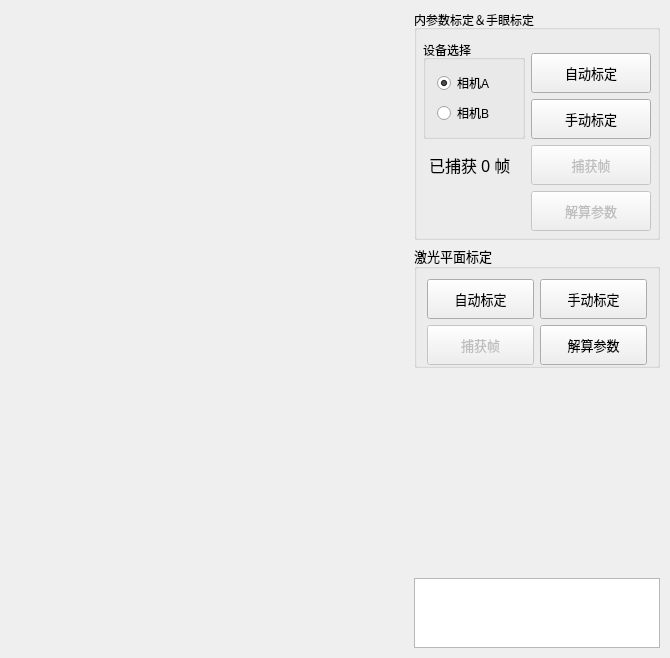
<?xml version="1.0" encoding="UTF-8"?>
<ui version="4.0">
 <class>CalibrationDialog</class>
 <widget class="QWidget" name="CalibrationDialog">
  <property name="geometry">
   <rect>
    <x>0</x>
    <y>0</y>
    <width>670</width>
    <height>633</height>
   </rect>
  </property>
  <property name="sizePolicy">
   <sizepolicy hsizetype="Expanding" vsizetype="Expanding">
    <horstretch>1</horstretch>
    <verstretch>1</verstretch>
   </sizepolicy>
  </property>
  <property name="windowTitle">
   <string>系统标定</string>
  </property>
  <layout class="QHBoxLayout" name="horizontalLayout_2" stretch="1,0">
   <property name="spacing">
    <number>4</number>
   </property>
   <property name="leftMargin">
    <number>10</number>
   </property>
   <property name="topMargin">
    <number>10</number>
   </property>
   <property name="rightMargin">
    <number>10</number>
   </property>
   <property name="bottomMargin">
    <number>10</number>
   </property>
   <item>
    <widget class="Viewer2D" name="viewer1" native="true">
     <property name="minimumSize">
      <size>
       <width>400</width>
       <height>0</height>
      </size>
     </property>
    </widget>
   </item>
   <item>
    <layout class="QVBoxLayout" name="verticalLayout" stretch="0,0,0,1">
     <property name="spacing">
      <number>5</number>
     </property>
     <item>
      <widget class="QGroupBox" name="groupBox1">
       <property name="title">
        <string>内参数标定＆手眼标定</string>
       </property>
       <layout class="QGridLayout" name="gridLayout_2" columnstretch="1,0" columnminimumwidth="0,120">
        <property name="leftMargin">
         <number>6</number>
        </property>
        <property name="topMargin">
         <number>10</number>
        </property>
        <property name="rightMargin">
         <number>6</number>
        </property>
        <property name="bottomMargin">
         <number>6</number>
        </property>
        <property name="spacing">
         <number>6</number>
        </property>
        <item row="1" column="1">
         <widget class="QPushButton" name="button1Auto">
          <property name="sizePolicy">
           <sizepolicy hsizetype="Preferred" vsizetype="Preferred">
            <horstretch>0</horstretch>
            <verstretch>0</verstretch>
           </sizepolicy>
          </property>
          <property name="minimumSize">
           <size>
            <width>0</width>
            <height>40</height>
           </size>
          </property>
          <property name="font">
           <font>
            <family>宋体</family>
            <pointsize>10</pointsize>
           </font>
          </property>
          <property name="text">
           <string>自动标定</string>
          </property>
          <property name="checkable">
           <bool>true</bool>
          </property>
         </widget>
        </item>
        <item row="2" column="1">
         <widget class="QPushButton" name="button1Start">
          <property name="sizePolicy">
           <sizepolicy hsizetype="Preferred" vsizetype="Preferred">
            <horstretch>0</horstretch>
            <verstretch>0</verstretch>
           </sizepolicy>
          </property>
          <property name="minimumSize">
           <size>
            <width>0</width>
            <height>40</height>
           </size>
          </property>
          <property name="font">
           <font>
            <family>宋体</family>
            <pointsize>10</pointsize>
           </font>
          </property>
          <property name="text">
           <string>手动标定</string>
          </property>
         </widget>
        </item>
        <item row="4" column="1">
         <widget class="QPushButton" name="button1Solve">
          <property name="enabled">
           <bool>false</bool>
          </property>
          <property name="sizePolicy">
           <sizepolicy hsizetype="Preferred" vsizetype="Preferred">
            <horstretch>0</horstretch>
            <verstretch>0</verstretch>
           </sizepolicy>
          </property>
          <property name="minimumSize">
           <size>
            <width>0</width>
            <height>40</height>
           </size>
          </property>
          <property name="font">
           <font>
            <family>宋体</family>
            <pointsize>10</pointsize>
           </font>
          </property>
          <property name="text">
           <string>解算参数</string>
          </property>
         </widget>
        </item>
        <item row="0" column="0" rowspan="3">
         <widget class="QGroupBox" name="groupBox">
          <property name="title">
           <string>设备选择</string>
          </property>
          <layout class="QVBoxLayout" name="verticalLayout_2">
           <item>
            <widget class="QRadioButton" name="radioButton1">
             <property name="text">
              <string>相机A</string>
             </property>
             <property name="checked">
              <bool>true</bool>
             </property>
            </widget>
           </item>
           <item>
            <widget class="QRadioButton" name="radioButton2">
             <property name="text">
              <string>相机B</string>
             </property>
            </widget>
           </item>
          </layout>
         </widget>
        </item>
        <item row="3" column="1">
         <widget class="QPushButton" name="button1Capt">
          <property name="enabled">
           <bool>false</bool>
          </property>
          <property name="sizePolicy">
           <sizepolicy hsizetype="Preferred" vsizetype="Preferred">
            <horstretch>0</horstretch>
            <verstretch>0</verstretch>
           </sizepolicy>
          </property>
          <property name="minimumSize">
           <size>
            <width>0</width>
            <height>40</height>
           </size>
          </property>
          <property name="font">
           <font>
            <family>宋体</family>
            <pointsize>10</pointsize>
           </font>
          </property>
          <property name="text">
           <string>捕获帧</string>
          </property>
         </widget>
        </item>
        <item row="3" column="0">
         <widget class="QLabel" name="label">
          <property name="font">
           <font>
            <family>宋体</family>
            <pointsize>12</pointsize>
            <weight>50</weight>
            <italic>false</italic>
            <bold>false</bold>
           </font>
          </property>
          <property name="text">
           <string>已捕获 0 帧</string>
          </property>
          <property name="margin">
           <number>5</number>
          </property>
          <property name="indent">
           <number>6</number>
          </property>
         </widget>
        </item>
       </layout>
      </widget>
     </item>
     <item>
      <widget class="QGroupBox" name="groupBox2">
       <property name="font">
        <font>
         <family>宋体</family>
         <pointsize>10</pointsize>
        </font>
       </property>
       <property name="title">
        <string>激光平面标定</string>
       </property>
       <layout class="QGridLayout" name="gridLayout_3">
        <property name="leftMargin">
         <number>10</number>
        </property>
        <property name="topMargin">
         <number>10</number>
        </property>
        <property name="rightMargin">
         <number>10</number>
        </property>
        <property name="bottomMargin">
         <number>0</number>
        </property>
        <property name="spacing">
         <number>6</number>
        </property>
        <item row="1" column="0">
         <widget class="QPushButton" name="button2Auto">
          <property name="sizePolicy">
           <sizepolicy hsizetype="Preferred" vsizetype="Preferred">
            <horstretch>0</horstretch>
            <verstretch>0</verstretch>
           </sizepolicy>
          </property>
          <property name="minimumSize">
           <size>
            <width>0</width>
            <height>40</height>
           </size>
          </property>
          <property name="font">
           <font>
            <family>宋体</family>
            <pointsize>10</pointsize>
           </font>
          </property>
          <property name="text">
           <string>自动标定</string>
          </property>
         </widget>
        </item>
        <item row="2" column="0">
         <widget class="QPushButton" name="button2Capt">
          <property name="enabled">
           <bool>false</bool>
          </property>
          <property name="sizePolicy">
           <sizepolicy hsizetype="Preferred" vsizetype="Preferred">
            <horstretch>0</horstretch>
            <verstretch>0</verstretch>
           </sizepolicy>
          </property>
          <property name="minimumSize">
           <size>
            <width>0</width>
            <height>40</height>
           </size>
          </property>
          <property name="font">
           <font>
            <family>宋体</family>
            <pointsize>10</pointsize>
           </font>
          </property>
          <property name="text">
           <string>捕获帧</string>
          </property>
         </widget>
        </item>
        <item row="1" column="1">
         <widget class="QPushButton" name="button2Start">
          <property name="sizePolicy">
           <sizepolicy hsizetype="Preferred" vsizetype="Preferred">
            <horstretch>0</horstretch>
            <verstretch>0</verstretch>
           </sizepolicy>
          </property>
          <property name="text">
           <string>手动标定</string>
          </property>
         </widget>
        </item>
        <item row="2" column="1">
         <widget class="QPushButton" name="button2Solve">
          <property name="enabled">
           <bool>true</bool>
          </property>
          <property name="sizePolicy">
           <sizepolicy hsizetype="Preferred" vsizetype="Preferred">
            <horstretch>0</horstretch>
            <verstretch>0</verstretch>
           </sizepolicy>
          </property>
          <property name="text">
           <string>解算参数</string>
          </property>
         </widget>
        </item>
       </layout>
      </widget>
     </item>
     <item>
      <widget class="Viewer2D" name="viewer2" native="true">
       <property name="sizePolicy">
        <sizepolicy hsizetype="Fixed" vsizetype="Minimum">
         <horstretch>0</horstretch>
         <verstretch>0</verstretch>
        </sizepolicy>
       </property>
       <property name="minimumSize">
        <size>
         <width>200</width>
         <height>200</height>
        </size>
       </property>
      </widget>
     </item>
     <item>
      <widget class="QTextEdit" name="textLog"/>
     </item>
    </layout>
   </item>
  </layout>
 </widget>
 <layoutdefault spacing="6" margin="11"/>
 <customwidgets>
  <customwidget>
   <class>Viewer2D</class>
   <extends>QWidget</extends>
   <header>widget/Viewer2D.h</header>
   <container>1</container>
  </customwidget>
 </customwidgets>
 <resources/>
 <connections>
  <connection>
   <sender>button1Start</sender>
   <signal>clicked()</signal>
   <receiver>CalibrationDialog</receiver>
   <slot>ManualCalibrateStart()</slot>
   <hints>
    <hint type="sourcelabel">
     <x>647</x>
     <y>51</y>
    </hint>
    <hint type="destinationlabel">
     <x>362</x>
     <y>282</y>
    </hint>
   </hints>
  </connection>
  <connection>
   <sender>button1Capt</sender>
   <signal>clicked()</signal>
   <receiver>CalibrationDialog</receiver>
   <slot>ManualCapture()</slot>
   <hints>
    <hint type="sourcelabel">
     <x>650</x>
     <y>98</y>
    </hint>
    <hint type="destinationlabel">
     <x>362</x>
     <y>282</y>
    </hint>
   </hints>
  </connection>
  <connection>
   <sender>button1Solve</sender>
   <signal>clicked()</signal>
   <receiver>CalibrationDialog</receiver>
   <slot>ManualSolve()</slot>
   <hints>
    <hint type="sourcelabel">
     <x>650</x>
     <y>144</y>
    </hint>
    <hint type="destinationlabel">
     <x>362</x>
     <y>282</y>
    </hint>
   </hints>
  </connection>
  <connection>
   <sender>button1Auto</sender>
   <signal>clicked()</signal>
   <receiver>CalibrationDialog</receiver>
   <slot>AutoCalibrateStart()</slot>
   <hints>
    <hint type="sourcelabel">
     <x>757</x>
     <y>59</y>
    </hint>
    <hint type="destinationlabel">
     <x>412</x>
     <y>366</y>
    </hint>
   </hints>
  </connection>
  <connection>
   <sender>button2Auto</sender>
   <signal>clicked()</signal>
   <receiver>CalibrationDialog</receiver>
   <slot>AutoLaserStart()</slot>
   <hints>
    <hint type="sourcelabel">
     <x>479</x>
     <y>273</y>
    </hint>
    <hint type="destinationlabel">
     <x>334</x>
     <y>316</y>
    </hint>
   </hints>
  </connection>
  <connection>
   <sender>button2Start</sender>
   <signal>clicked()</signal>
   <receiver>CalibrationDialog</receiver>
   <slot>ManualLaserStart()</slot>
   <hints>
    <hint type="sourcelabel">
     <x>593</x>
     <y>273</y>
    </hint>
    <hint type="destinationlabel">
     <x>334</x>
     <y>316</y>
    </hint>
   </hints>
  </connection>
  <connection>
   <sender>button2Solve</sender>
   <signal>clicked()</signal>
   <receiver>CalibrationDialog</receiver>
   <slot>ManualLaserSolve()</slot>
   <hints>
    <hint type="sourcelabel">
     <x>593</x>
     <y>319</y>
    </hint>
    <hint type="destinationlabel">
     <x>334</x>
     <y>316</y>
    </hint>
   </hints>
  </connection>
  <connection>
   <sender>button2Capt</sender>
   <signal>clicked()</signal>
   <receiver>CalibrationDialog</receiver>
   <slot>ManualLaserCapture()</slot>
   <hints>
    <hint type="sourcelabel">
     <x>479</x>
     <y>319</y>
    </hint>
    <hint type="destinationlabel">
     <x>334</x>
     <y>316</y>
    </hint>
   </hints>
  </connection>
 </connections>
</ui>
